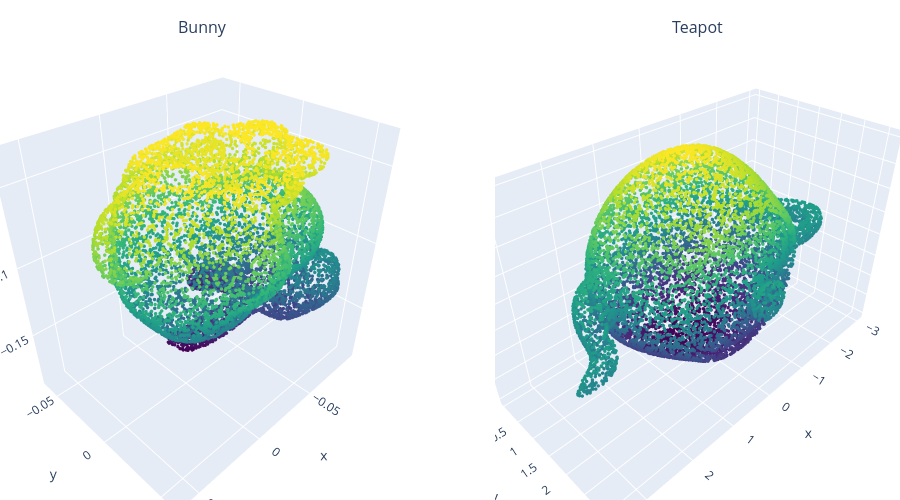

The cell this chart's notebook holds for it:
### Code cell
visualize_transition_3d(
    [bunny_points, teapot_points],
    titles=["Bunny", "Teapot"]
)

### Figure 1 — Plotly figure (JSON) as saved in the notebook; plotly's stock layout.template omitted (floating-point values rounded to 4 significant figures; data arrays with more than 128 entries replaced by an {"elided": "..."} marker saying what was removed)
{"data": [{"marker": {"color": {"elided": "10000 float values"}, "colorscale": [[0.0, "#440154"], [0.1111, "#482878"], [0.2222, "#3e4989"], [0.3333, "#31688e"], [0.4444, "#26828e"], [0.5556, "#1f9e89"], [0.6667, "#35b779"], [0.7778, "#6ece58"], [0.8889, "#b5de2b"], [1.0, "#fde725"]], "size": 2}, "mode": "markers", "showlegend": false, "x": {"elided": "10000 float values"}, "y": {"elided": "10000 float values"}, "z": {"elided": "10000 float values"}, "type": "scatter3d", "scene": "scene"}, {"marker": {"color": {"elided": "10000 float values"}, "colorscale": [[0.0, "#440154"], [0.1111, "#482878"], [0.2222, "#3e4989"], [0.3333, "#31688e"], [0.4444, "#26828e"], [0.5556, "#1f9e89"], [0.6667, "#35b779"], [0.7778, "#6ece58"], [0.8889, "#b5de2b"], [1.0, "#fde725"]], "size": 2}, "mode": "markers", "showlegend": false, "x": {"elided": "10000 float values"}, "y": {"elided": "10000 float values"}, "z": {"elided": "10000 float values"}, "type": "scatter3d", "scene": "scene2"}], "layout": {"scene": {"domain": {"x": [0.0, 0.45], "y": [0.0, 1.0]}}, "scene2": {"domain": {"x": [0.55, 1.0], "y": [0.0, 1.0]}}, "annotations": [{"font": {"size": 16}, "showarrow": false, "text": "Bunny", "x": 0.225, "xanchor": "center", "xref": "paper", "y": 1.0, "yanchor": "bottom", "yref": "paper"}, {"font": {"size": 16}, "showarrow": false, "text": "Teapot", "x": 0.775, "xanchor": "center", "xref": "paper", "y": 1.0, "yanchor": "bottom", "yref": "paper"}], "margin": {"l": 0, "r": 0, "t": 40, "b": 0}, "height": 500}}
